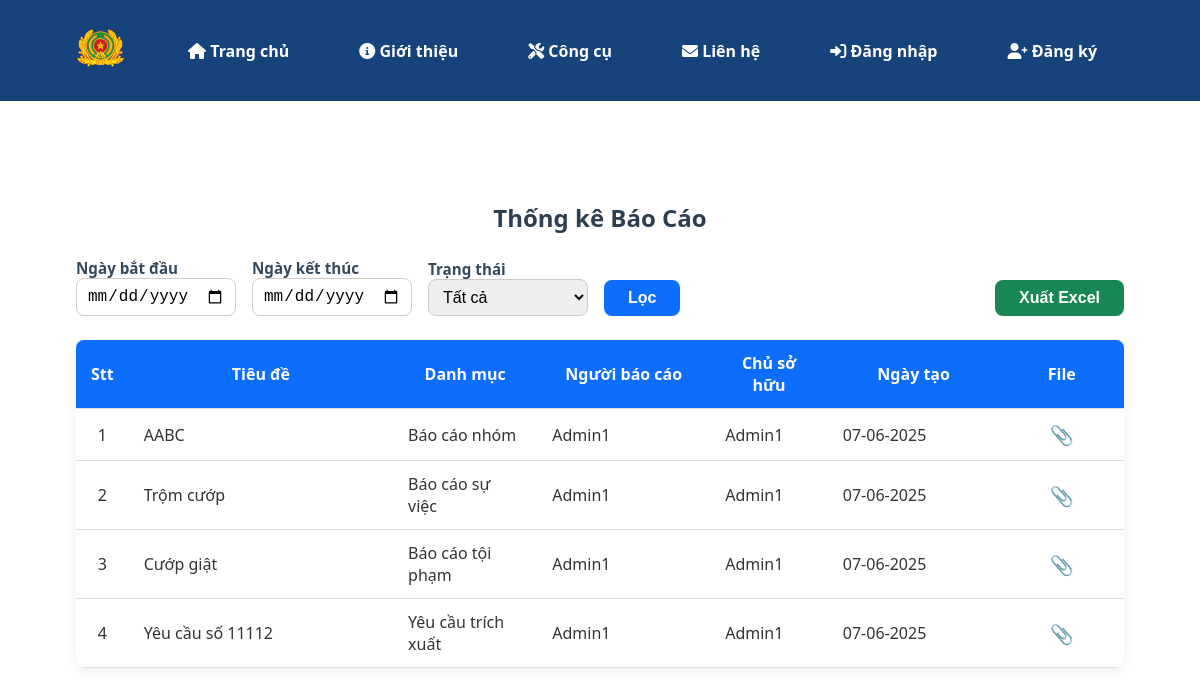
/report/statistics, run on an earlier commit of the app's database.
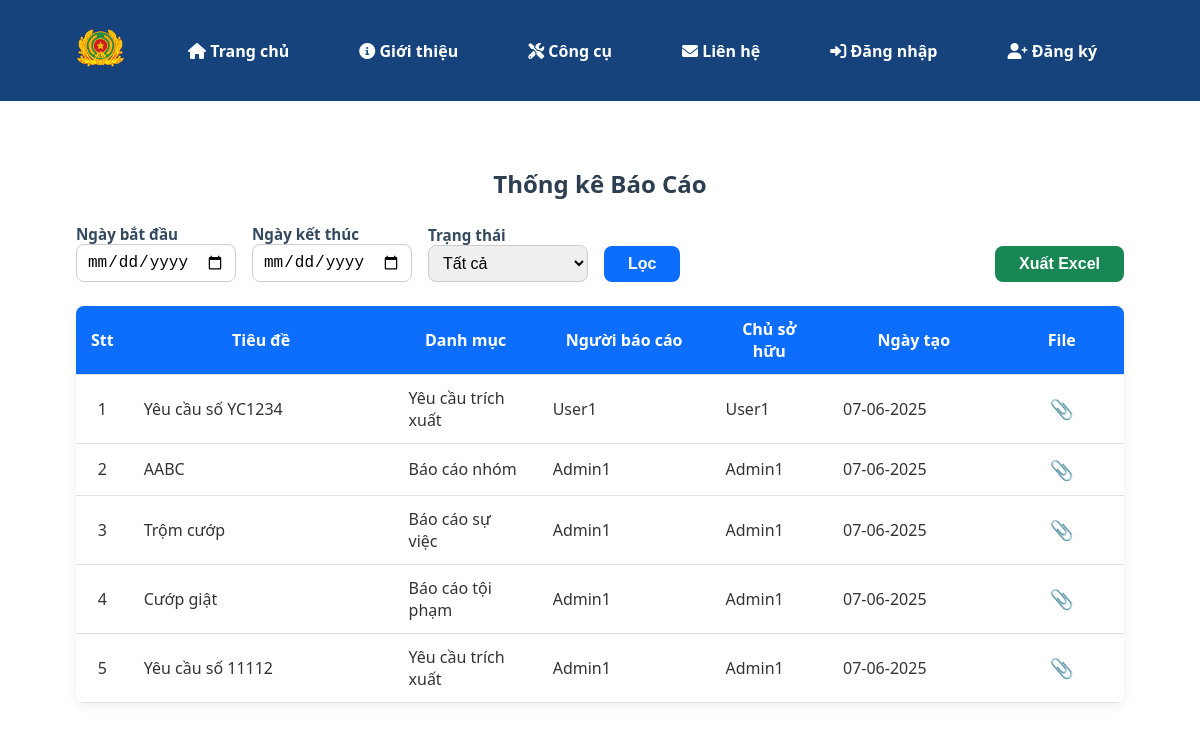
And on a later commit of the database.
### asrp/models.py (models this page shows, shortened)
class Report(db.Model):
    __tablename__ = 'bao_cao'
    id = db.Column(db.Integer, primary_key=True)
    user_id = db.Column(db.Integer, db.ForeignKey('nguoi_dung.id'), nullable=False)
    region_id = db.Column(db.Integer, db.ForeignKey('khu_vuc.id'))
    specific_address = db.Column(db.String(255))
    created_at = db.Column(db.DateTime, default=datetime.utcnow, nullable=False)
    status_id = db.Column(db.Integer, db.ForeignKey('trang_thai.id'), nullable=False)
    category_id = db.Column(db.Integer, db.ForeignKey('phan_loai.id'), nullable=False)
    user = db.relationship('User', back_populates='reports')
    region = db.relationship('Region', back_populates='reports')
    status = db.relationship('Status', back_populates='reports')
    category = db.relationship('Category', back_populates='reports')
    crime_report = db.relationship('CrimeReport', back_populates='report', uselist=False)
    incident_report = db.relationship('IncidentReport', back_populates='report', uselist=False)
    group_report = db.relationship('GroupReport', back_populates='report', uselist=False)
    extraction_request = db.relationship('ExtractionRequest', back_populates='report', uselist=False)
    attachments = db.relationship('Attachment', back_populates='report', lazy='dynamic')

class GroupReport(db.Model):
    __tablename__ = 'bao_cao_nhom'
    id = db.Column(db.Integer, db.ForeignKey('bao_cao.id'), primary_key=True)
    platform = db.Column(db.String(100), nullable=False)
    group_name = db.Column(db.String(200), nullable=False)
    group_url = db.Column(db.String(255))
    created_at = db.Column(db.Date, nullable=True)
    admin_info = db.Column(db.Text)
    member_count = db.Column(db.Integer)  # Số lượng thành viên
    weekly_post_count = db.Column(db.Integer)  # Số bài tin trung bình mỗi tuần
    status = db.Column(db.String(50), nullable=False)  # Tình trạng xử lý
    assigned_officer = db.Column(db.String(150))  # Cán bộ phụ trách theo dõi
    purpose = db.Column(db.Text)
    description = db.Column(db.Text, nullable=False)
    note = db.Column(db.Text)
    report = db.relationship('Report', back_populates='group_report')

class Category(db.Model):
    __tablename__ = 'phan_loai'
    id = db.Column(db.Integer, primary_key=True)
    name = db.Column(db.String(100), unique=True, nullable=False)
    description = db.Column(db.String(255))
    reports = db.relationship('Report', back_populates='category', lazy='dynamic')

class User(UserMixin, db.Model):
    __tablename__ = 'nguoi_dung'
    id = db.Column(db.Integer, primary_key=True)
    username = db.Column(db.String(64), unique=True, nullable=False)
    email = db.Column(db.String(120), unique=True, nullable=False)
    password = db.Column(db.String(128), nullable=False)
    full_name = db.Column(db.String(150), nullable=False)
    phone_number = db.Column(db.String(20), nullable=False)
    role = db.Column(Enum('user', 'admin', name='user_roles'), nullable=False, default='user')
    unit_id = db.Column(db.Integer, db.ForeignKey('don_vi.id'))
    joined_at = db.Column(db.DateTime, default=datetime.utcnow)
    is_active = db.Column(db.Boolean, default=True, nullable=False)
    extra_info = db.Column(db.Text)
    unit = db.relationship('Unit', back_populates='users')
    reports = db.relationship('Report', back_populates='user', lazy='dynamic')

class IncidentReport(db.Model):
    __tablename__ = 'bao_cao_su_viec'
    id = db.Column(db.Integer, db.ForeignKey('bao_cao.id'), primary_key=True)
    file_number = db.Column(db.String(50), nullable=False)  # Số hồ sơ
    incident_time = db.Column(db.Date, nullable=True)  # Thời gian xảy ra
    incident_name = db.Column(db.String(200), nullable=False)
    description = db.Column(db.Text, nullable=False)
    officer_name = db.Column(db.String(150), nullable=False)  # Cán bộ đăng ký
    status = db.Column(db.String(50), nullable=False)  # Tình trạng xử lý
    related_persons = db.Column(db.Text)  # Người liên quan
    storage_number = db.Column(db.String(100))  # Số lưu hồ sơ
    archived_date = db.Column(db.Date) # Ngày nộp lưu
    report = db.relationship('Report', back_populates='incident_report')

class CrimeReport(db.Model):
    __tablename__ = 'bao_cao_toi_pham'
    id = db.Column(db.Integer, db.ForeignKey('bao_cao.id'), primary_key=True)
    case_code = db.Column(db.String(50), nullable=False)  # Mã vụ việc
    received_date = db.Column(db.Date, nullable=False)  # Ngày tiếp nhận
    officer_name = db.Column(db.String(150), nullable=False)  # Cán bộ tiếp nhận
    title = db.Column(db.String(200), nullable=False)
    content = db.Column(db.Text, nullable=False)
    informant_name = db.Column(db.String(150))
    informant_address = db.Column(db.String(255))
    informant_phone = db.Column(db.String(20))
    status = db.Column(db.String(50), nullable=False)  # Tình trạng xử lý
    phone_numbers = db.Column(db.Text)  # Danh sách SĐT liên quan
    bank_accounts = db.Column(db.Text)  # Danh sách tài khoản ngân hàng
    ip_addresses = db.Column(db.Text)  # Thông tin IP
    websites_or_apps = db.Column(db.Text)  # Website/Ứng dụng
    report = db.relationship('Report', back_populates='crime_report')

class ExtractionRequest(db.Model):
    __tablename__ = 'yeu_cau_trich_xuat'
    id = db.Column(db.Integer, db.ForeignKey('bao_cao.id'), primary_key=True)
    request_number = db.Column(db.String(50), unique=True, nullable=False)  # Số yêu cầu
    sent_date = db.Column(db.Date, nullable=False)       # Ngày gửi (chỉ ngày)
    result_date = db.Column(db.Date)                      # Ngày trả kết quả (chỉ ngày)
    unit_id = db.Column(db.Integer, db.ForeignKey('don_vi.id'), nullable=False)
    device_type = db.Column(db.String(100), nullable=False)
    device_info = db.Column(db.Text, nullable=False)
    extraction_detail = db.Column(db.Text, nullable=False)
    extraction_result = db.Column(db.Text)
    status = db.Column(db.String(50), nullable=False)             # Tình trạng xử lý (mới thêm)
    receiving_officer = db.Column(db.String(150))                  # Cán bộ tiếp nhận (mới thêm)
    note = db.Column(db.Text)
    report = db.relationship('Report', back_populates='extraction_request')
    unit = db.relationship('Unit', back_populates='extraction_requests')

### asrp/blueprints/report/routes.py (the view)
@report_bp.route('/statistics', methods=['GET', 'POST'])
def report_statistics():
    start_date = request.form.get('start_date')
    end_date = request.form.get('end_date')
    status = request.form.get('status')
    query = Report.query
    if start_date:
        query = query.filter(Report.created_at >= datetime.strptime(start_date, '%Y-%m-%d'))
    if end_date:
        query = query.filter(Report.created_at <= datetime.strptime(end_date, '%Y-%m-%d'))
    if status:
        query = query.filter(Report.status.has(name=status))  # Modify this line
    reports = query.order_by(Report.created_at.desc()).all()
    return render_template('report/statistics.html', reports=reports)

### asrp/templates/report/statistics.html (shortened to what this page needs)
{% extends "base.html" %}
{% block content %}
<div class="container">
  <h2>Thống kê Báo Cáo</h2>
  <div class="controls">
    <form class="filter" method="GET" action="{{ url_for('report.report_statistics') }}">
      <div>
        <label for="start_date">Ngày bắt đầu</label>
        <input type="date" id="start_date" name="start_date" value="{{ request.args.get('start_date','') }}">
      </div>
      <div>
        <label for="end_date">Ngày kết thúc</label>
        <input type="date" id="end_date" name="end_date" value="{{ request.args.get('end_date','') }}">
      </div>
      <div>
        <label for="status">Trạng thái</label>
        <select id="status" name="status">
          <option value="" {% if not request.args.get('status') %}selected{% endif %}>Tất cả</option>
        </select>
      </div>
      <button type="submit">Lọc</button>
    </form>
    <form class="export" method="GET" action="{{ url_for('report.export_reports') }}">
      <button type="submit">Xuất Excel</button>
    </form>
  </div>
  <table class="report-table">
    <thead>
      <tr>
        <th>Stt</th>
        <th>Tiêu đề</th>
        <th>Danh mục</th>
        <th>Người báo cáo</th>
        <th>Chủ sở hữu</th>
        <th>Ngày tạo</th>
        <th>File</th>
      </tr>
    </thead>
    <tbody>
      {% for report in reports %}
      <tr>
        <td data-label="Stt">{{ loop.index }}</td>
        <td data-label="Tiêu đề" title="{% if report.crime_report %}{{ report.crime_report.title }}{% elif report.incident_report %}{{ report.incident_report.incident_name }}{% elif report.group_report %}{{ report.group_report.group_name }}{% elif report.extraction_request %}Yêu cầu số {{ report.extraction_request.request_number }}{% else %}Không có{% endif %}">
          {% if report.crime_report %}
            {{ report.crime_report.title }}
          {% elif report.incident_report %}
            {{ report.incident_report.incident_name }}
          {% elif report.group_report %}
            {{ report.group_report.group_name }}
          {% elif report.extraction_request %}
            Yêu cầu số {{ report.extraction_request.request_number }}
          {% else %}
            Không có tiêu đề
          {% endif %}
        </td>
        <td data-label="Danh mục">{{ report.category.name }}</td>
        <td data-label="Người báo cáo">{{ report.user.full_name }}</td>
        <td data-label="Chủ sở hữu">{{ report.user.full_name }}</td>
        <td data-label="Ngày tạo">{{ report.created_at.strftime('%d-%m-%Y') }}</td>
        <td data-label="File">
          {% if report.attachments %}
            <a href="{{ url_for('report.views.download_attachment', id=report.id) }}" class="btn-attach" title="Tải tệp đính kèm">📎</a>
          {% else %}
            –
          {% endif %}
        </td>
      </tr>
      {% else %}
      <tr>
        <td colspan="8" style="text-align:center; color:#666; font-style:italic;">
          Không có báo cáo nào.
        </td>
      </tr>
      {% endfor %}
    </tbody>
  </table>
</div>
{% endblock %}

### asrp/templates/base.html (shortened to what this page needs)
<!DOCTYPE html>
<html lang="vi">
<head>
  <link rel="stylesheet" href="https://cdnjs.cloudflare.com/ajax/libs/font-awesome/6.0.0/css/all.min.css" />
  <link rel="stylesheet" href="{{ url_for('static', filename='css/main.css') }}">
  <link rel="stylesheet" href="https://cdn.jsdelivr.net/npm/sweetalert2@11/dist/sweetalert2.min.css">
  <link rel="stylesheet" href="{{ url_for('static', filename='css/check_info.css') }}">
</head>
<body>
  <header class="header">
    <div class="container header-container">
      <div class="logo">
        <a href="{{ url_for('main.index') }}">
          <img src="{{ url_for('static', filename='images/logo.png') }}" alt="Logo" class="logo-img" />
        </a>
      </div>
      <nav class="navbar">
        <ul>
          <li>
            <a href="{{ url_for('main.index') }}">
              <i class="fas fa-home"></i>  Trang chủ
            </a>
          </li>
          <li>
            <a href="#">
              <i class="fas fa-info-circle"></i>  Giới thiệu
            </a>
          </li>
          <li>
            <a href="#">
              <i class="fas fa-tools"></i>  Công cụ
            </a>
          </li>
          <li>
            <a href="#">
              <i class="fas fa-envelope"></i>  Liên hệ
            </a>
          </li>
          {% if current_user.is_authenticated %}
            <li class="dropdown">
              <a href="#" class="dropdown-toggle">
                <i class="fas fa-user"></i>  Xin chào, {{ current_user.full_name }}
              </a>
              <ul class="dropdown-menu">
                <li>
                  <a href="#">
                    <i class="fas fa-user-cog"></i>  Tài khoản của tôi
                  </a>
                </li>
                <li>
                  <a href="{{ url_for('auth.dang_xuat') }}">
                    <i class="fas fa-sign-out-alt"></i>  Đăng xuất
                  </a>
                </li>
              </ul>
            </li>
          {% else %}
            <li>
              <a href="{{ url_for('auth.dang_nhap') }}">
                <i class="fas fa-sign-in-alt"></i> Đăng nhập
              </a>
            </li>
            <li>
              <a href="{{ url_for('auth.dang_ky') }}">
                <i class="fas fa-user-plus"></i> Đăng ký
              </a>
            </li>
          {% endif %}
        </ul>
      </nav>
    </div>
  </header>
  {% block content %}{% endblock %}
</body>
</html>

### asrp/static/css/main.css (style rules this page uses)
* { margin: 0; padding: 0; box-sizing: border-box; }
html, body { height: 100%; margin: 0; display: flex; flex-direction: column; }
body { font-family: system-ui, -apple-system, BlinkMacSystemFont, "Segoe UI", Roboto, Oxygen, Ubuntu, Cantarell, "Open Sans", "Helvetica Neue", sans-serif; color: #333; background-color: #FFFFFF; flex: 1; }
.container { max-width: 1200px; margin: 0 auto; width: 90%; }
.header { background-color: #16437b; padding: 0.75rem 0; position: -webkit-sticky; position: sticky; top: 0; z-index: 1000; }
.header-container { display: flex; align-items: center; justify-content: space-between; }
.header .navbar ul { display: flex; list-style: none; margin: 0; padding: 0; }
.header .navbar ul li { margin: 0 15px; position: relative; }
.header .navbar ul li a { text-decoration: none; color: #fff; font-weight: bold; transition: color 0.3s; }
.logo-img { height: 40px; }
.navbar ul { list-style: none; display: flex; gap: 1rem; }
.navbar ul li a { text-decoration: none; color: #fff; font-weight: 500; padding: 0.5rem 0.75rem; transition: background-color 0.3s; }

### asrp/templates/report/statistics.html (style rules this page uses)
.container { max-width: 1200px; margin: auto; padding: 1rem; }
h2 { text-align: center; font-weight: 700; color: #2c3e50; margin-bottom: 1.5rem; }
.controls { display: flex; flex-wrap: wrap; gap: 1rem 1.5rem; justify-content: space-between; margin-bottom: 1.5rem; }
.controls .filter, .controls .export { display: flex; flex-wrap: wrap; gap: 0.75rem 1rem; align-items: flex-end; }
.controls label { font-weight: 600; font-size: 0.95rem; color: #34495e; display: block; }
.controls input[type="date"], .controls select { border-radius: 0.5rem; border: 1px solid #ccc; padding: 8px 10px; font-size: 1rem; width: 160px; }
.controls button { padding: 9px 24px; font-weight: 600; border-radius: 0.5rem; border: none; font-size: 1rem; transition: background 0.2s; cursor: pointer; }
.controls .filter button { background: #0d6efd; color: #fff; }
.controls .export button { background: #198754; color: #fff; }
.report-table { width: 100%; border-collapse: collapse; background: #fff; box-shadow: 0 4px 12px rgba(0,0,0,0.06); border-radius: 8px; overflow: hidden; margin-bottom: 2rem; }
.report-table thead { background: #0d6efd; color: #fff; font-weight: 600; }
.report-table th, .report-table td { padding: 12px 15px; border-bottom: 1px solid #e0e0e0; vertical-align: middle; }
.report-table th:nth-child(1), .report-table td:nth-child(1) { width: 50px; text-align: center; }
.report-table th:nth-child(2), .report-table td:nth-child(2) { width: 280px; }
.report-table th:nth-child(3), .report-table td:nth-child(3) { width: 150px; }
.report-table th:nth-child(4), .report-table td:nth-child(4) { width: 180px; }
.report-table th:nth-child(5), .report-table td:nth-child(5) { width: 120px; }
.report-table th:nth-child(6), .report-table td:nth-child(6) { width: 180px; }
.report-table th:nth-child(7), .report-table td:nth-child(7) { width: 130px; text-align: center; }
.btn-attach { font-size: 1.2rem; color: #0d6efd; text-decoration: none; transition: color .2s; }

What changed in the data, as far as the page shows it:
added Report: extraction_request.request_number "YC1234", category.name "Yêu cầu trích xuất", user.full_name "User1", created_at "07-06-2025"
